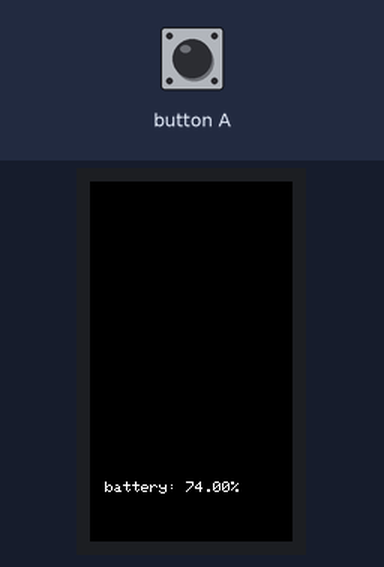
The sketch below on a simulated ESP32. Shown: 135×240 colour display. The inputs (shaded band) are chosen by the test bench.

Above: at 1.3 s.
1.4 s: button A pressed for 0.15 s
At 2.4 s:
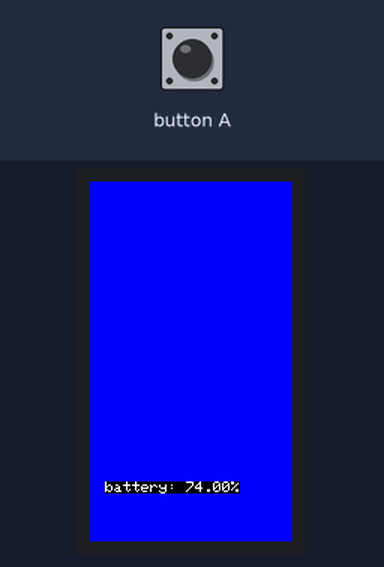
3.1 s: button A pressed for 1 s
At 4.5 s:
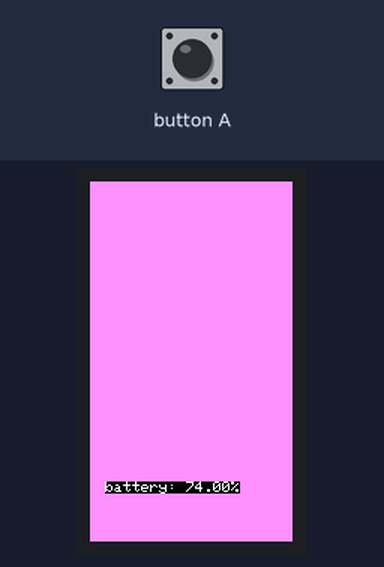
5.6 s: button A pressed for 0.15 s
At 6.7 s:
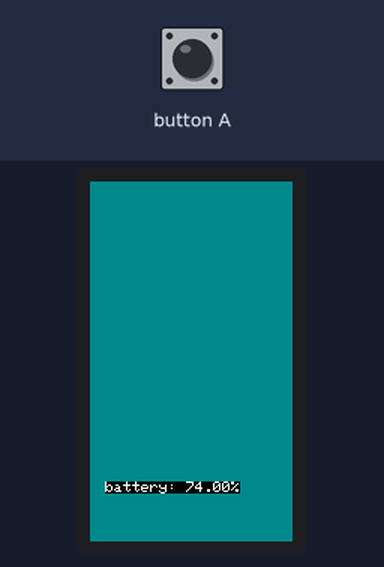
7.3 s: button A pressed for 1 s
At 8.9 s:
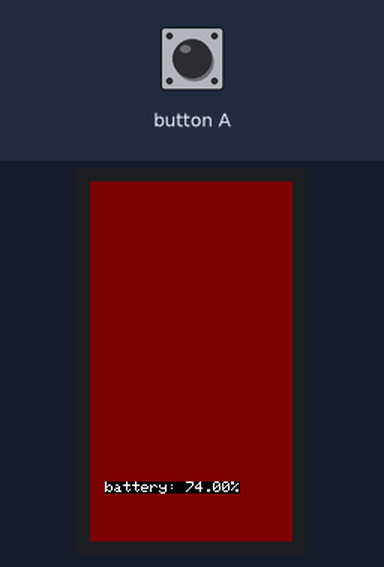
9.9 s: button A pressed for 3.2 s
At 14.2 s:
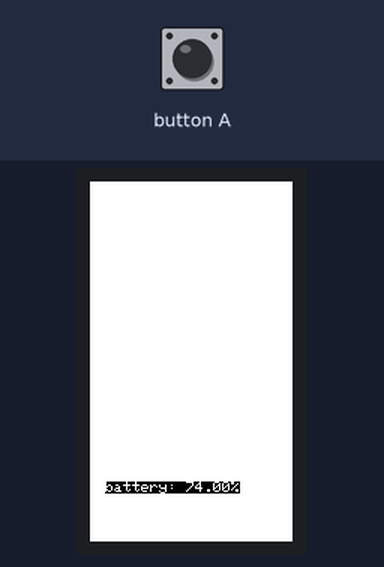
14.6 s: button A pressed for 3.2 s
At 19.1 s:
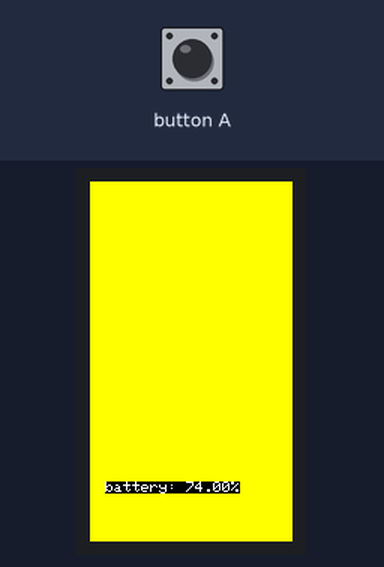

Measured:
- after the input at 1.4 s, the display: first changes at once (image 1 shows a later state)
- after the input at 3.1 s, the display: first changes at once (image 2 shows a later state)
- after the input at 5.6 s, the display: first changes at once (image 3 shows a later state)
- after the input at 7.3 s, the display: first changes at once (image 4 shows a later state)
- after the input at 9.9 s, the display: first changes at once (image 5 shows a later state)
- after the input at 14.6 s, the display: first changes at once (image 6 shows a later state)

The sketch:

card.ino
```cpp
#include <M5StickCPlus.h>

#include <string>
void setup() {
  // put your setup code here, to run once:
  M5.begin();
}
double getBatteryLevel(void)
{
  float b = M5.Axp.GetVbatData() * 1.1 / 1000;
  int battery = ((b - 3.0) / 1.2) * 100;
  return battery;
}
int pressedTimes=0;
uint16_t colors[6] = {0xFFFF,0x001F,0xFC9F,0xFFE0,0x0451,0x7800};
void loop() {
  if(digitalRead(M5_BUTTON_HOME) == false){
    m5.Lcd.fillScreen(colors[pressedTimes]);
    pressedTimes++;
    if(pressedTimes >= 7){
      pressedTimes = 0;
      m5.Lcd.fillScreen(0x0000);
    }
    delay(100);
  };
  M5.Lcd.setCursor(10, 200, 1);
  M5.Lcd.printf("battery: %.2f%s",getBatteryLevel(),"%");
}
```
